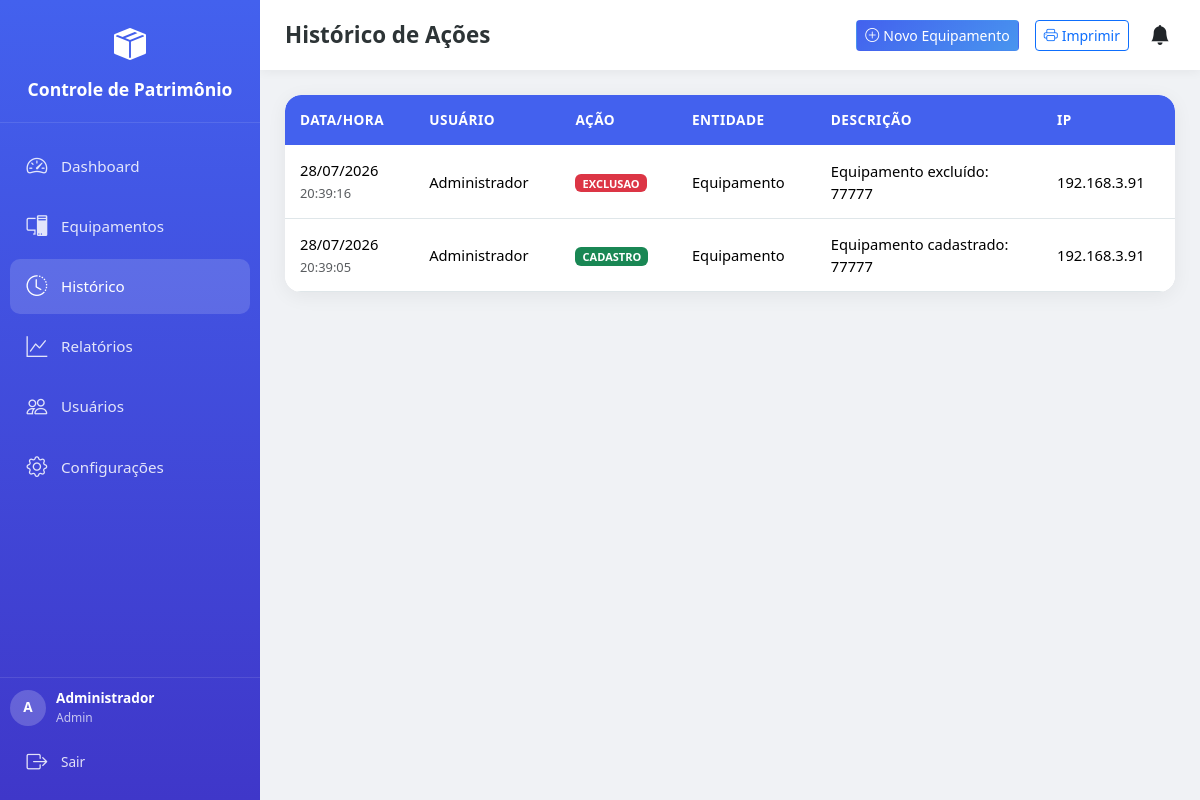
/historico (signed in), run on the app's committed database.
### app/models/models.py (models this page shows, shortened)
class Configuracao(db.Model):
    __tablename__ = 'configuracoes'
    id = db.Column(db.Integer, primary_key=True)
    nome_empresa = db.Column(db.String(200), default='Controle de Patrimônio')
    logo = db.Column(db.String(200), nullable=True)
    dias_lembrete_manutencao = db.Column(db.String(50), default='30,15,7,1')
    tema = db.Column(db.String(20), default='claro')
    data_atualizacao = db.Column(db.DateTime, default=datetime.now, onupdate=datetime.now)

class Usuario(UserMixin, db.Model):
    __tablename__ = 'usuarios'
    id = db.Column(db.Integer, primary_key=True)
    nome = db.Column(db.String(100), nullable=False)
    username = db.Column(db.String(50), unique=True, nullable=False)
    email = db.Column(db.String(120), unique=True, nullable=False)
    password_hash = db.Column(db.String(256), nullable=False)
    is_admin = db.Column(db.Boolean, default=False)
    ativo = db.Column(db.Boolean, default=True)
    data_criacao = db.Column(db.DateTime, default=datetime.now)
    equipamentos = db.relationship('Equipamento', backref='usuario_cadastro', lazy=True)

class Historico(db.Model):
    __tablename__ = 'historico'
    id = db.Column(db.Integer, primary_key=True)
    usuario_id = db.Column(db.Integer, db.ForeignKey('usuarios.id'), nullable=True)
    usuario_nome = db.Column(db.String(100))
    acao = db.Column(db.String(50), nullable=False)
    entidade = db.Column(db.String(50), nullable=False)
    entidade_id = db.Column(db.Integer)
    descricao = db.Column(db.Text)
    data = db.Column(db.DateTime, default=datetime.now)
    ip = db.Column(db.String(50))

### app/routes/main.py (the view)
@bp.route('/historico')
@login_required
def historico():
    page = request.args.get('page', 1, type=int)
    query = Historico.query.order_by(Historico.data.desc())
    pagination = query.paginate(page=page, per_page=50, error_out=False)
    config = Configuracao.query.first()
    return render_template('historico.html', historico=pagination.items, pagination=pagination, config=config)

### app/__init__.py (called while the page is built)
def create_app():
    app = Flask(__name__)
    app.config.from_object(Config)
    db.init_app(app)
    login_manager.init_app(app)
    login_manager.login_view = 'auth.login'
    login_manager.login_message = 'Por favor, faça login para acessar esta página.'
    login_manager.login_message_category = 'warning'
    with app.app_context():
        from app.routes import auth, main, api, admin
        app.register_blueprint(auth.bp)
        app.register_blueprint(main.bp)
        app.register_blueprint(api.bp, url_prefix='/api')
        app.register_blueprint(admin.bp, url_prefix='/admin')
        db.create_all()
        criar_admin_padrao()
        criar_config_padrao()
    @app.context_processor
    def inject_date():
        from datetime import date
        return dict(date=date)
    return app

### app/routes/auth.py (called while the page is built)
@login_manager.user_loader
def load_user(user_id):
    return Usuario.query.get(int(user_id))

### app/templates/historico.html (shortened to what this page needs)
{% extends "base.html" %}
{% block page_title %}Histórico de Ações{% endblock %}
{% block content %}
{% if current_user.is_admin %}
<div class="card-modern overflow-hidden animate-in">
    <div class="table-responsive">
        <table class="table table-modern mb-0">
            <thead>
                <tr>
                    <th>Data/Hora</th>
                    <th class="d-none d-md-table-cell">Usuário</th>
                    <th>Ação</th>
                    <th class="d-none d-lg-table-cell">Entidade</th>
                    <th>Descrição</th>
                    <th class="d-none d-xl-table-cell">IP</th>
                </tr>
            </thead>
            <tbody>
                {% for h in historico %}
                <tr>
                    <td>
                        <span class="d-block">{{ h.data.strftime('%d/%m/%Y') }}</span>
                        <small class="text-muted">{{ h.data.strftime('%H:%M:%S') }}</small>
                    </td>
                    <td class="d-none d-md-table-cell">{{ h.usuario_nome or 'Sistema' }}</td>
                    <td><span class="badge bg-{{ 'success' if h.acao=='CADASTRO' else 'warning' if h.acao=='EDICAO' else 'danger' if h.acao=='EXCLUSAO' else 'info' }}">{{ h.acao }}</span></td>
                    <td class="d-none d-lg-table-cell">{{ h.entidade }}</td>
                    <td>
                        {{ h.descricao or '-' }}
                    </td>
                    <td class="d-none d-xl-table-cell">{{ h.ip or '-' }}</td>
                </tr>
                {% else %}
                <tr><td colspan="6" class="text-center py-4 text-muted">Nenhum registro.</td></tr>
                {% endfor %}
            </tbody>
        </table>
    </div>
</div>
{% endif %}
{% endblock %}

### app/templates/base.html (shortened to what this page needs)
<!DOCTYPE html>
<html lang="pt-BR" data-theme="{{ config.tema if config else 'claro' }}">
<head>
    <link href="https://cdn.jsdelivr.net/npm/bootstrap@5.3.2/dist/css/bootstrap.min.css" rel="stylesheet">
    <link rel="stylesheet" href="https://cdn.jsdelivr.net/npm/bootstrap-icons@1.11.1/font/bootstrap-icons.css">
    <link rel="stylesheet" href="/static/css/style.css">
</head>
<body>
    {% if current_user.is_authenticated %}
    <nav class="sidebar" id="sidebar">
        <div class="sidebar-header">
            <div class="logo-icon"><i class="bi bi-box-seam-fill"></i></div>
            <div class="logo-text">{{ config.nome_empresa if config else 'Patrimônio' }}</div>
        </div>
        <div class="sidebar-nav">
            <div class="nav-item">
                <a href="{{ url_for('main.dashboard') }}" class="nav-link {% if request.endpoint == 'main.dashboard' %}active{% endif %}">
                    <i class="bi bi-speedometer2"></i>
                    <span class="nav-text">Dashboard</span>
                </a>
            </div>
            <div class="nav-item">
                <a href="{{ url_for('main.equipamentos') }}" class="nav-link {% if request.endpoint.startswith('main.equipamento') %}active{% endif %}">
                    <i class="bi bi-pc-display"></i>
                    <span class="nav-text">Equipamentos</span>
                </a>
            </div>
            {% if current_user.is_admin %}
            <div class="nav-item">
                <a href="{{ url_for('main.historico') }}" class="nav-link {% if request.endpoint == 'main.historico' %}active{% endif %}">
                    <i class="bi bi-clock-history"></i>
                    <span class="nav-text">Histórico</span>
                </a>
            </div>
            {% endif %}
            <div class="nav-item">
                <a href="{{ url_for('main.relatorios') }}" class="nav-link {% if request.endpoint == 'main.relatorios' %}active{% endif %}">
                    <i class="bi bi-graph-up"></i>
                    <span class="nav-text">Relatórios</span>
                </a>
            </div>
            {% if current_user.is_admin %}
            <div class="nav-item">
                <a href="{{ url_for('admin.usuarios') }}" class="nav-link {% if request.endpoint.startswith('admin.') %}active{% endif %}">
                    <i class="bi bi-people"></i>
                    <span class="nav-text">Usuários</span>
                </a>
            </div>
            <div class="nav-item">
                <a href="{{ url_for('admin.configuracoes') }}" class="nav-link {% if request.endpoint == 'admin.configuracoes' %}active{% endif %}">
                    <i class="bi bi-gear"></i>
                    <span class="nav-text">Configurações</span>
                </a>
            </div>
            {% endif %}
        </div>
        <div class="sidebar-footer">
            <div class="user-info">
                <div class="user-avatar">{{ current_user.nome[0] }}</div>
                <div>
                    <div style="font-weight:600;">{{ current_user.nome }}</div>
                    <div style="opacity:0.7; font-size:0.75rem;">{{ 'Admin' if current_user.is_admin else 'Usuário' }}</div>
                </div>
            </div>
            <a href="{{ url_for('auth.logout') }}" class="nav-link mt-2" style="font-size:0.85rem;">
                <i class="bi bi-box-arrow-right"></i>
                <span class="nav-text">Sair</span>
            </a>
        </div>
    </nav>
    {% endif %}
    <div class="main-content">
        {% if current_user.is_authenticated %}
        <div class="topbar no-print">
            <h1 class="page-title">{% block page_title %}Dashboard{% endblock %}</h1>
            <div class="d-flex align-items-center gap-2 gap-md-3">
                <a href="{{ url_for('main.equipamento_novo') }}" class="btn btn-sm btn-primary-modern no-print d-none d-md-inline-flex">
                    <i class="bi bi-plus-circle me-1"></i> Novo Equipamento
                </a>
                <a href="{{ url_for('main.impressao') }}" target="_blank" class="btn btn-sm btn-outline-primary no-print d-none d-md-inline-flex">
                    <i class="bi bi-printer me-1"></i> Imprimir
                </a>
                <div class="dropdown no-print">
                    <button class="btn btn-link text-dark position-relative p-1" data-bs-toggle="dropdown">
                        <i class="bi bi-bell-fill fs-5"></i>
                    </button>
                </div>
            </div>
        </div>
        {% endif %}
        <div class="content-area">
            {% block content %}{% endblock %}
        </div>
    </div>
</body>
</html>

### app/static/css/style.css (style rules this page uses)
.table-responsive { -webkit-overflow-scrolling: touch; }
.card-modern { animation: slideUp 0.4s ease forwards; }
.table-modern td { max-width: 200px; overflow: hidden; text-overflow: ellipsis; }
.table-modern td:first-child { max-width: 120px; }

### app/templates/base.html (style rules this page uses)
:root { --primary: #4361ee; --primary-light: #4895ef; --secondary: #3f37c9; --success: #4cc9f0; --danger: #f72585; --warning: #f9c74f; --info: #90e0ef; --light: #f8f9fa; --dark: #212529; --bg-body: #f0f2f5; --bg-card: #ffffff; --text-main: #2d3436; --text-muted: #636e72; --border-color: #dfe6e9; --sidebar-width: 260px; --sidebar-collapsed: 70px; }
* { box-sizing: border-box; }
body { font-family: 'Segoe UI', system-ui, -apple-system, sans-serif; background: var(--bg-body); color: var(--text-main); min-height: 100vh; overflow-x: hidden; -webkit-text-size-adjust: 100%; }
.sidebar { position: fixed; top: 0; left: 0; width: var(--sidebar-width); height: 100vh; background: linear-gradient(180deg, var(--primary) 0%, var(--secondary) 100%); color: white; z-index: 1000; transition: all 0.3s ease; display: flex; flex-direction: column; overflow-y: auto; -webkit-overflow-scrolling: touch; }
.sidebar-header { padding: 20px; text-align: center; border-bottom: 1px solid rgba(255,255,255,0.1); }
.logo-icon { font-size: 2rem; color: white; }
.logo-text { font-size: 1.1rem; font-weight: 700; margin-top: 8px; }
.sidebar-nav { flex: 1; padding: 15px 10px; }
.nav-item { margin-bottom: 5px; }
.nav-link { display: flex; align-items: center; padding: 12px 15px; color: rgba(255,255,255,0.85); text-decoration: none; border-radius: 10px; transition: all 0.2s; font-size: 0.95rem; }
.nav-link:hover, .nav-link.active { background: rgba(255,255,255,0.15); color: white; }
.nav-link i { font-size: 1.3rem; margin-right: 12px; min-width: 24px; text-align: center; }
.sidebar-footer { padding: 10px; border-top: 1px solid rgba(255,255,255,0.1); }
.user-info { display: flex; align-items: center; gap: 10px; font-size: 0.85rem; }
.user-avatar { width: 36px; height: 36px; border-radius: 50%; background: rgba(255,255,255,0.2); display: flex; align-items: center; justify-content: center; font-weight: bold; flex-shrink: 0; }
.main-content { margin-left: var(--sidebar-width); min-height: 100vh; transition: margin-left 0.3s ease; padding-bottom: 80px; }
.topbar { background: var(--bg-card); padding: 15px 25px; display: flex; align-items: center; justify-content: space-between; box-shadow: 0 2px 10px rgba(0,0,0,0.05); position: sticky; top: 0; z-index: 100; gap: 10px; }
.page-title { font-size: 1.4rem; font-weight: 700; color: var(--text-main); margin: 0; white-space: nowrap; overflow: hidden; text-overflow: ellipsis; }
.content-area { padding: 25px; }
.card-modern { background: var(--bg-card); border: none; border-radius: 16px; box-shadow: 0 4px 20px rgba(0,0,0,0.06); transition: transform 0.2s, box-shadow 0.2s; }
.table-modern { background: var(--bg-card); border-radius: 16px; overflow: hidden; margin-bottom: 0; }
.table-modern thead th { background: var(--primary); color: white; font-weight: 600; font-size: 0.85rem; text-transform: uppercase; letter-spacing: 0.5px; padding: 15px; border: none; position: sticky; top: 0; z-index: 10; white-space: nowrap; }
.table-modern tbody td { padding: 14px 15px; border-bottom: 1px solid var(--border-color); vertical-align: middle; font-size: 0.92rem; }
.btn-primary-modern { background: linear-gradient(135deg, var(--primary), var(--primary-light)); color: white; }
.animate-in { animation: fadeIn 0.4s ease forwards; }

### data on the page
Configuracao: nome_empresa "Controle de Patrimônio"
Usuario: nome "A", nome "Administrador", is_admin "Admin"
Historico: data "28/07/2026", data "20:39:16", usuario_nome "Administrador", acao "EXCLUSAO", entidade "Equipamento", descricao "Equipamento excluído: 77777", ip "192.168.3.91"
Historico: data "28/07/2026", data "20:39:05", usuario_nome "Administrador", acao "CADASTRO", entidade "Equipamento", descricao "Equipamento cadastrado: 77777", ip "192.168.3.91"
